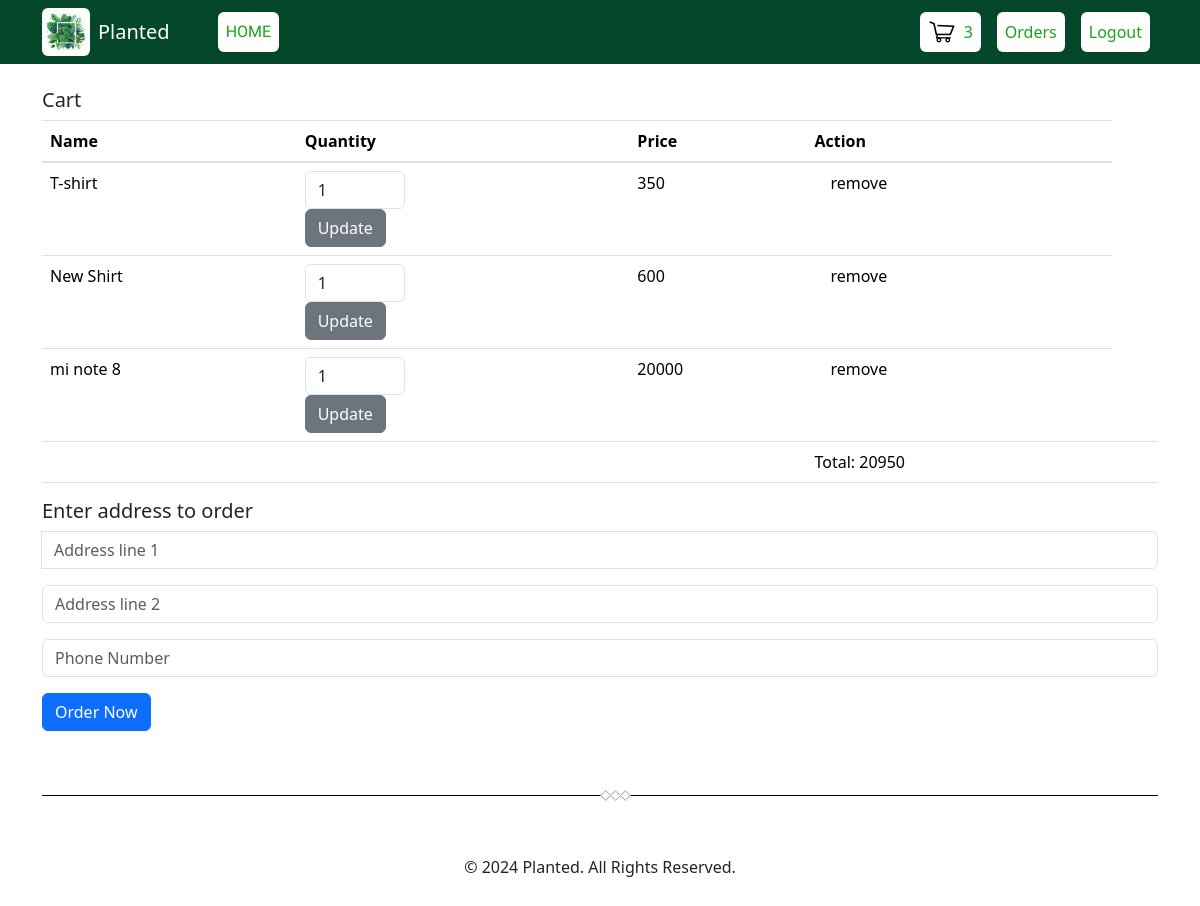
Page /cart.php (signed in) on the committed database.
### tables this page shows
CREATE TABLE `cart` (
  `id` int(100) NOT NULL,
  `userid` int(100) NOT NULL,
  `productid` int(100) NOT NULL,
  `name` varchar(100) NOT NULL,
  `quantity` int(100) NOT NULL,
  `price` int(100) NOT NULL
);

### cart.php (the view, shortened to what this page needs)
<?php
 include'header.php';
 include'lib/connection.php';
$id=$_SESSION['userid'];
 $sql = "SELECT * FROM cart where userid='$id'";
 $result = $conn -> query ($sql);
?>
<div class="container pendingbody pt-4">
  <h5 class='mb-2'>Cart</h5>
  <table class="table">
    <thead>
      <tr>
        <th scope="col">Name</th>
        <th scope="col">Quantity</th>
        <th scope="col">Price</th>
        <th scope="col">Action</th>
      </tr>
    </thead>
    <tbody>
    <?php
    $total=0;
            if (mysqli_num_rows($result) > 0) {
              while($row = mysqli_fetch_assoc($result)) {
                ?>
      <tr>
        <td><?php echo $row["name"] ?></td>
        <td><form action="<?php echo $_SERVER['PHP_SELF']; ?>" method="post">
          <input type="number" name="update_quantity"  class="form-control "  style="max-width: 100px;" min="1"  value="<?php echo $row['quantity']; ?>" >
          <button type="submit" value="update" name="update_update_btn" class='btn btn-secondary'>Update</button>
        </form></td>
        <td><?php echo $row["price"]*$row["quantity"]  ?></td>
        <?php $total=$total+$row["price"]*$row["quantity"] ;?>
        <td><a href="cart.php?remove=<?php echo $row['id']; ?>" class='mx-2 rounded p-2' style="color: #000;text-decoration:none">remove</a></td>
      </tr>
      <?php
      }
      echo "<tr><td colspan='3'></td><td>Total: " . $total . "</td><td></td></tr>";
          }
          else
              echo "<tr><td colspan='5'>0 results</td></tr>";
          ?>
    </tbody>
  </table>
  <div>
    <h5 class="mb-2">Enter address to order</h5>
    <form action="<?php echo $_SERVER['PHP_SELF']; ?>" method="post">
      <div class="input-group form-group">
        <input type="text" class="form-control" placeholder="Address line 1" name="address">
      </div>
      <div class="input-group form-group">
        <input type="number" class="form-control" placeholder="Address line 2" name="mobnumber">
      </div>
      <div class="input-group form-group">
        <input type="number" class="form-control" placeholder="Phone Number" name="number">
      </div>
      <div class="form-group">
      <input type="submit" value="Order Now" name="order_btn" class="btn btn-primary">
    </div>
    </form>
  </div>
</div>
<?php
 include'footer.php';
?>

### rows in the picture
cart: name "T-shirt", update_quantity "1", $row['price']*$row['quantity'] "350"
cart: name "New Shirt", update_quantity "1", $row['price']*$row['quantity'] "600"
cart: name "mi note 8", update_quantity "1", $row['price']*$row['quantity'] "20000"

### other values in the picture
$total "3"
$total "20950"
